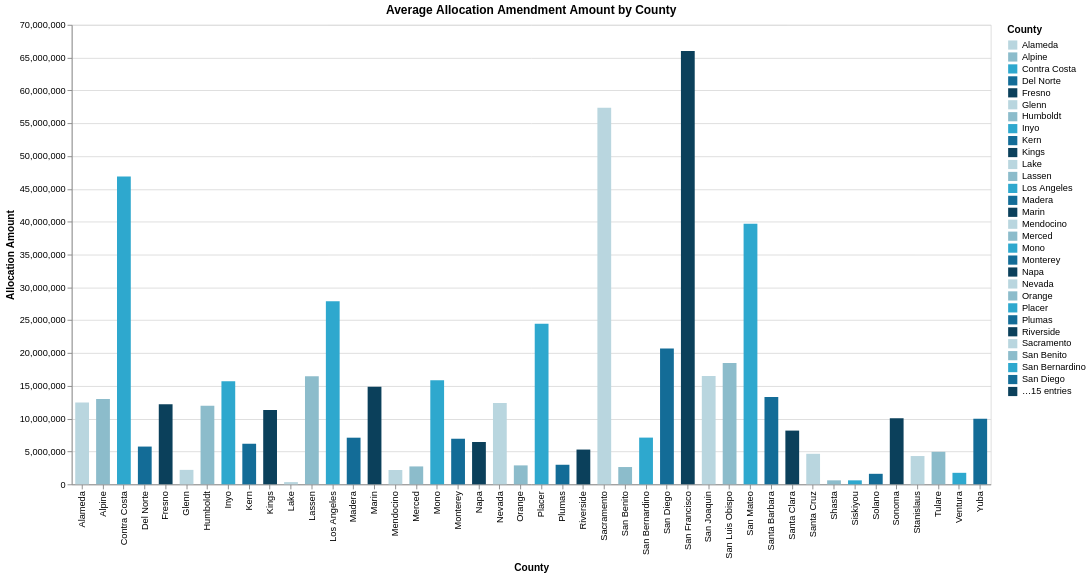

Notebook code cell kept with this figure:
### Code cell
chart = ((alt.Chart((amounts.groupby('county').allocation_amount.mean().reset_index()))
            .mark_bar(size=15)
            .encode(
                x=alt.X("county", title="County"),
                 y=alt.Y('allocation_amount', title="Allocation Amount"),
                color=alt.Color("county", title="County", scale=alt.Scale(range = cp.CALITP_SEQUENTIAL_COLORS)
                ))
          .properties(title="Average Allocation Amendment Amount by County",
        width=1000,
        height=500
                     )))
chart

### Figure 1 — Vega-Lite specification as saved in the notebook (floating-point values rounded to 4 significant figures)
{"config": {"view": {"continuousWidth": 300, "continuousHeight": 300}}, "data": {"name": "data-eba73d668f4068fa524f92b2f5b0b7ad"}, "mark": {"type": "bar", "size": 15}, "encoding": {"color": {"field": "county", "scale": {"range": ["#B9D6DF", "#8CBCCB", "#2EA8CE", "#136C97", "#0B405B"]}, "title": "County", "type": "nominal"}, "x": {"field": "county", "title": "County", "type": "nominal"}, "y": {"field": "allocation_amount", "title": "Allocation Amount", "type": "quantitative"}}, "height": 500, "title": "Average Allocation Amendment Amount by County", "width": 1000, "$schema": "https://vega.github.io/schema/vega-lite/v5.20.1.json", "datasets": {"data-eba73d668f4068fa524f92b2f5b0b7ad": [{"county": "Alameda", "allocation_amount": 12450000.0}, {"county": "Alpine", "allocation_amount": 13010000.0}, {"county": "Contra Costa", "allocation_amount": 46900000.0}, {"county": "Del Norte", "allocation_amount": 5750000.0}, {"county": "Fresno", "allocation_amount": 12200000.0}, {"county": "Glenn", "allocation_amount": 2200000.0}, {"county": "Humboldt", "allocation_amount": 11960000.0}, {"county": "Inyo", "allocation_amount": 15710000.0}, {"county": "Kern", "allocation_amount": 6180000.0}, {"county": "Kings", "allocation_amount": 11320000.0}, {"county": "Lake", "allocation_amount": 340000.0}, {"county": "Lassen", "allocation_amount": 16470000.0}, {"county": "Los Angeles", "allocation_amount": 27890000.0}, {"county": "Madera", "allocation_amount": 7102000.0}, {"county": "Marin", "allocation_amount": 14880000.0}, {"county": "Mendocino", "allocation_amount": 2183000.0}, {"county": "Merced", "allocation_amount": 2725000.0}, {"county": "Mono", "allocation_amount": 15870000.0}, {"county": "Monterey", "allocation_amount": 6943000.0}, {"county": "Napa", "allocation_amount": 6446000.0}, {"county": "Nevada", "allocation_amount": 12400000.0}, {"county": "Orange", "allocation_amount": 2883000.0}, {"county": "Placer", "allocation_amount": 24460000.0}, {"county": "Plumas", "allocation_amount": 2979000.0}, {"county": "Riverside", "allocation_amount": 5294000.0}, {"county": "Sacramento", "allocation_amount": 57380000.0}, {"county": "San Benito", "allocation_amount": 2633000.0}, {"county": "San Bernardino", "allocation_amount": 7116000.0}, {"county": "San Diego", "allocation_amount": 20700000.0}, {"county": "San Francisco", "allocation_amount": 66010000.0}, {"county": "San Joaquin", "allocation_amount": 16520000.0}, {"county": "San Luis Obispo", "allocation_amount": 18460000.0}, {"county": "San Mateo", "allocation_amount": 39680000.0}, {"county": "Santa Barbara", "allocation_amount": 13310000.0}, {"county": "Santa Clara", "allocation_amount": 8184000.0}, {"county": "Santa Cruz", "allocation_amount": 4650000.0}, {"county": "Shasta", "allocation_amount": 604700.0}, {"county": "Siskiyou", "allocation_amount": 605000.0}, {"county": "Solano", "allocation_amount": 1600000.0}, {"county": "Sonoma", "allocation_amount": 10070000.0}, {"county": "Stanislaus", "allocation_amount": 4308000.0}, {"county": "Tulare", "allocation_amount": 4952000.0}, {"county": "Ventura", "allocation_amount": 1752000.0}, {"county": "Yuba", "allocation_amount": 10000000.0}]}}
